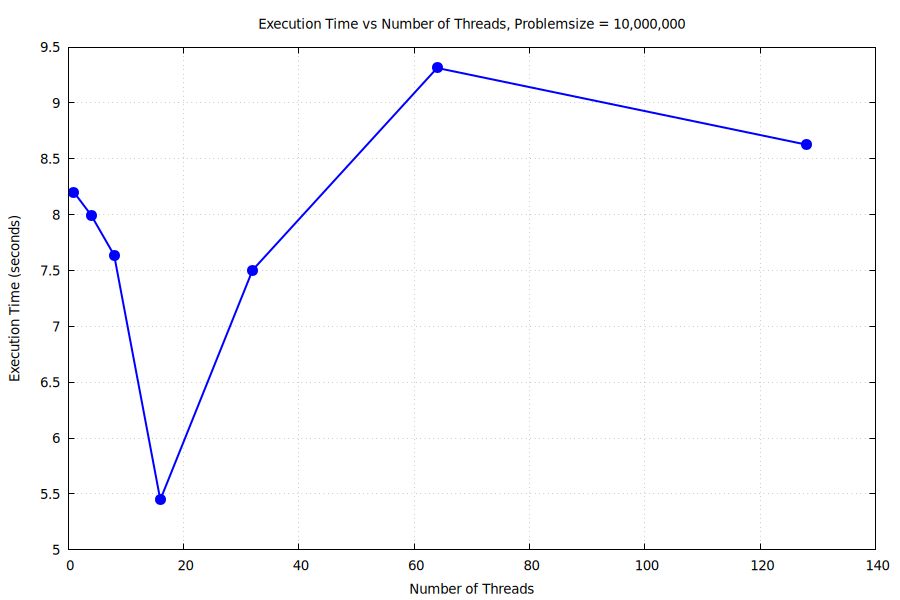

Write gnuplot code to recreate this figure.
set terminal pngcairo size 900,600 enhanced font "Arial,10"
set output "qthreads_vs_time.png"

set title "Execution Time vs Number of Threads, Problemsize = 10,000,000"
set xlabel "Number of Threads"
set ylabel "Execution Time (seconds)"

set grid
set key off
set pointsize 1.5

# Data is comma-separated:
# 1: "size: 100000000"
# 2: "The execution time is <T> sec"
# 3: "threads: <N>"
set datafile separator ","

# X = threads (field 3, word 2)
# Y = execution time (field 2, word 5)
plot "qtheads2.txt" \
  using (word(strcol(3),2)+0):(word(strcol(2),5)+0) \
  with linespoints pt 7 lw 2 lc rgb "blue"